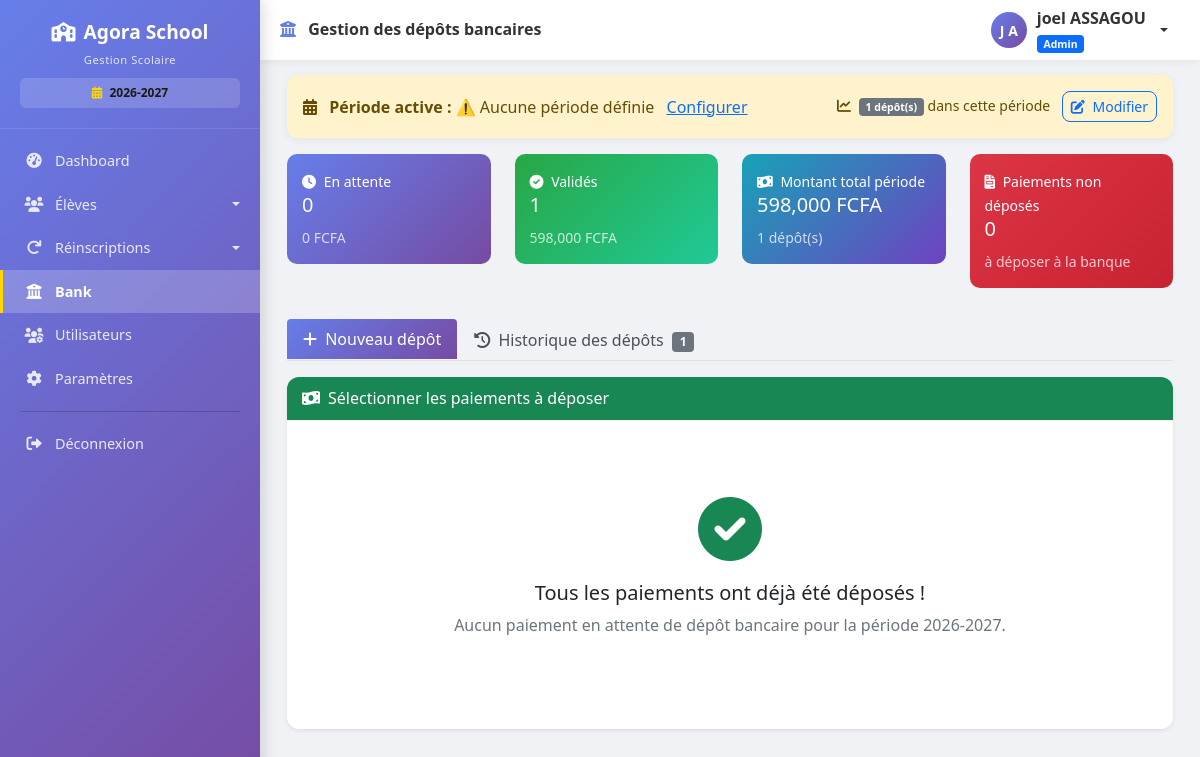
The app's page /bank (signed in), older data.
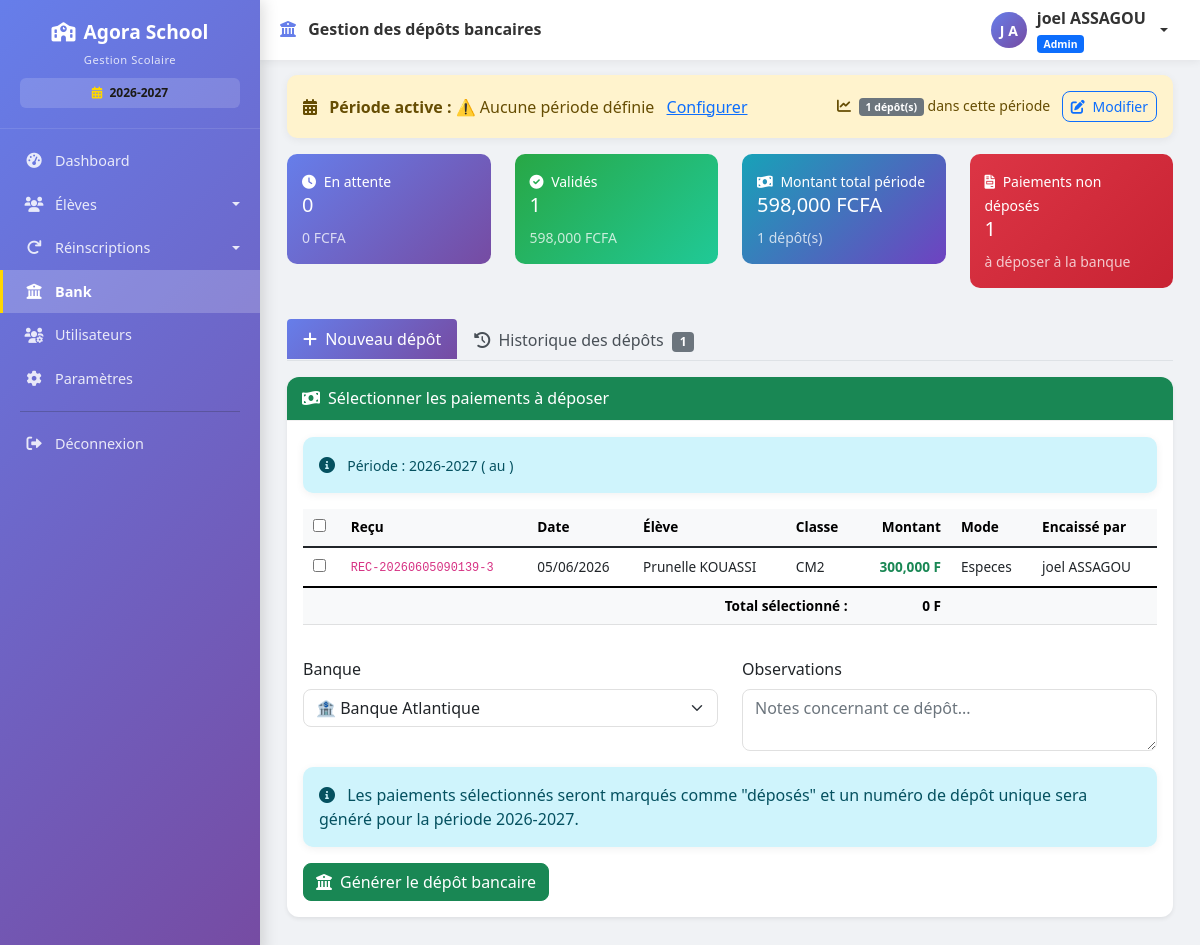
The same page, newer data.
### models.py (models this page shows, shortened)
class Parametre(db.Model):
    __tablename__ = 'parametres'
    id = db.Column(db.Integer, primary_key=True)
    cle = db.Column(db.String(100), unique=True, nullable=False)
    valeur = db.Column(db.String(500))
    description = db.Column(db.String(200))
    date_modification = db.Column(db.DateTime, default=datetime.utcnow, onupdate=datetime.utcnow)

class Paiement(db.Model):
    __tablename__ = 'paiements'
    id = db.Column(db.Integer, primary_key=True)
    eleve_id = db.Column(db.Integer, db.ForeignKey('eleves.id'), nullable=False)
    montant = db.Column(db.Float, nullable=False)
    type_paiement = db.Column(db.String(50), nullable=False)
    reference = db.Column(db.String(100))
    description = db.Column(db.String(200))
    recu = db.Column(db.String(50), unique=True)
    date_paiement = db.Column(db.DateTime, default=datetime.utcnow)
    encaisse_par = db.Column(db.String(100))
    statut = db.Column(db.String(20), default='actif')
    annule_le = db.Column(db.DateTime, nullable=True)
    annule_par = db.Column(db.String(100), nullable=True)
    motif_annulation = db.Column(db.Text, nullable=True)
    annee_scolaire = db.Column(db.String(20), default='2025-2026')
    categorie_frais = db.Column(db.String(50), default='scolarite')  # Pour la catégorie principale
    details = db.Column(db.JSON, default={})

class Eleve(db.Model):
    __tablename__ = 'eleves'
    id = db.Column(db.Integer, primary_key=True)
    nom = db.Column(db.String(100), nullable=False)
    prenom = db.Column(db.String(100), nullable=False)
    classe = db.Column(db.String(50), nullable=False)
    genre = db.Column(db.String(1))
    date_naissance = db.Column(db.Date, nullable=True)
    lieu_naissance = db.Column(db.String(100))
    matricule = db.Column(db.String(50), unique=True, nullable=False)
    nom_parent = db.Column(db.String(200))
    profession_parent = db.Column(db.String(200))
    employeur = db.Column(db.String(200))
    telephone_parent = db.Column(db.String(20))
    adresse = db.Column(db.String(200))
    affiliation = db.Column(db.String(100))
    observation = db.Column(db.String(200))
    nom_parent1 = db.Column(db.String(200))
    profession_parent1 = db.Column(db.String(200))
    employeur2 = db.Column(db.String(200))
    telephone_parent2 = db.Column(db.String(20))
    adresse1 = db.Column(db.String(200))
    affiliation1 = db.Column(db.String(100))
    observation1 = db.Column(db.String(200))
    est_affecte_etat = db.Column(db.Boolean, default=False)
    reference_affectation = db.Column(db.String(100))
    organisme_affectation = db.Column(db.String(100), default='État')
    sous_groupe_id = db.Column(db.Integer, db.ForeignKey('sous_groupes.id'), nullable=True)
    transport_option_id = db.Column(db.Integer, db.ForeignKey('options_transport.id'), nullable=True)
    cantine_option_id = db.Column(db.Integer, db.ForeignKey('options_cantine.id'), nullable=True)
    renforcement_inscrit = db.Column(db.Boolean, default=False)
    frais_tenue = db.Column(db.Float, default=0)
    frais_droit_examen = db.Column(db.Float, default=0)
    frais_scolarite = db.Column(db.Float, default=0)
    montant_paye = db.Column(db.Float, default=0)
    date_inscription = db.Column(db.DateTime, default=datetime.utcnow)
    date_modification = db.Column(db.DateTime, default=datetime.utcnow, onupdate=datetime.utcnow)
    actif = db.Column(db.Boolean, default=True)
    commentaire = db.Column(db.Text)
    annee_scolaire = db.Column(db.String(20), default='2026-2027')
    reinscrit = db.Column(db.Boolean, default=False)
    date_reinscription = db.Column(db.DateTime, nullable=True)
    reinscrit_par = db.Column(db.String(100), nullable=True)
    paiements = db.relationship('Paiement', backref='eleve', lazy=True, cascade='all, delete-orphan')

### routes.py (the view)
@app.route('/bank')
@login_required
def bank():
    if current_user.role not in ['admin', 'comptable']:
        flash('Accès non autorisé', 'danger')
        return redirect(url_for('liste_eleves'))
    periode_active = get_annee_active()
    depots = DepotBancaire.query.filter_by(annee_scolaire=periode_active)\
                                .order_by(DepotBancaire.date_depot.desc()).all()
    paiements_non_deposes = Paiement.query.filter(
        ~Paiement.depots_lies.any(),
        Paiement.statut == 'actif',
        Paiement.montant > 0  # ← Exclure les montants négatifs (avoirs)
    ).order_by(Paiement.date_paiement.desc()).all()
    return render_template('bank.html',
                         depots=depots,
                         paiements_non_deposes=paiements_non_deposes,
                         info_periode={'annee': periode_active})

### app.py (called while the page is built)
@app.after_request
def close_db_connection(response):
    try:
        db.session.close()
    except:
        pass
    return response

### models.py (called while the page is built)
    @property
    def nom_complet(self):
        return f"{self.prenom} {self.nom}"

### routes.py (called while the page is built)
@login_manager.user_loader
def load_user(user_id):
    return User.query.get(int(user_id))

def get_parametre(cle, default=None):
    param = Parametre.query.filter_by(cle=cle).first()
    return param.valeur if param else default

def get_annee_active():
    return get_parametre('annee_scolaire_active', '2025-2026')

@app.context_processor
def injecter_parametres_ecole():
    try:
        params = Parametre.query.all()
        parametres = {p.cle: p.valeur for p in params}
    except:
        parametres = {}
    defaults = {
        'nom_ecole': 'GS LAUREADES',
        'devise': 'FCFA',
        'annee_scolaire': '2024-2025',
        'adresse_ecole': '',
        'telephone_ecole': '',
        'email_notification': ''
    }
    for key, value in defaults.items():
        if key not in parametres or not parametres[key]:
            parametres[key] = value
    return dict(parametres_ecole=parametres)

### templates/bank.html (shortened to what the changed rows need)
{% extends "base.html" %}
{% block content %}
<div class="container-fluid mb-4">
    <div class="row mb-3 mt-2">
        <div class="col-md-3">
            <div class="stat-card" style="background: linear-gradient(135deg, #dc3545 0%, #c82333 100%);">
                <small><i class="fas fa-file-invoice me-1"></i> Paiements non déposés</small>
                <h5>{{ paiements_non_deposes|length }}</h5>
                <small class="opacity-75">à déposer à la banque</small>
            </div>
        </div>
    </div>
    <div class="tab-content" id="bankTabsContent">
        <div class="tab-pane fade show active" id="new-depot" role="tabpanel">
            <div class="card shadow-sm">
                <div class="card-body">
                    {% if paiements_non_deposes %}
                    <div class="alert alert-info alert-sm mb-3">
                        <i class="fas fa-info-circle me-2"></i>
                        <small>Période : {{ info_periode.annee }} ({{ info_periode.debut|replace('-', '/') }} au {{ info_periode.fin|replace('-', '/') }})</small>
                    </div>
                    <form id="formGenererDepot">
                        <div class="table-responsive">
                            <table class="table table-sm table-hover" id="paiementsTable">
                                <thead class="table-light">
                                    <tr>
                                        <th><input type="checkbox" id="selectAll"></th>
                                        <th>Reçu</th>
                                        <th>Date</th>
                                        <th>Élève</th>
                                        <th>Classe</th>
                                        <th class="text-end">Montant</th>
                                        <th>Mode</th>
                                        <th>Encaissé par</th>
                                    </tr>
                                </thead>
                                <tbody>
                                    {% for p in paiements_non_deposes %}
                                    <tr>
                                        <td><input type="checkbox" name="paiements_ids" value="{{ p.id }}" class="paiement-checkbox"></td>
                                        <td><code>{{ p.recu }}</code></td>
                                        <td>{{ p.date_paiement.strftime('%d/%m/%Y') }}</td>
                                        <td>{{ p.eleve.prenom }} {{ p.eleve.nom }}</td>
                                        <td>{{ p.eleve.classe }}</td>
                                        <td class="text-end text-success fw-bold">{{ "{:,.0f}".format(p.montant) }} F</td>
                                        <td>{{ p.type_paiement|capitalize }}</td>
                                        <td>{{ p.encaisse_par or '-' }}</td>
                                    </tr>
                                    {% endfor %}
                                </tbody>
                                <tfoot class="table-light">
                                    <tr>
                                        <th colspan="5" class="text-end">Total sélectionné :</th>
                                        <th class="text-end" id="totalSelectionne">0 F</th>
                                        <th colspan="2"></th>
                                    </tr>
                                </tfoot>
                            </table>
                        </div>
                        <div class="row mt-3">
                            <div class="col-md-6">
                                <div class="mb-3">
                                    <label class="form-label">Banque</label>
                                    <select name="banque" class="form-select" required>
                                        <option value="Banque Atlantique">🏦 Banque Atlantique</option>
                                    </select>
                                </div>
                            </div>
                            <div class="col-md-6">
                                <div class="mb-3">
                                    <label class="form-label">Observations</label>
                                    <textarea name="observations" class="form-control" rows="2" placeholder="Notes concernant ce dépôt..."></textarea>
                                </div>
                            </div>
                        </div>
                        <div class="alert alert-info">
                            <i class="fas fa-info-circle me-2"></i>
                            Les paiements sélectionnés seront marqués comme "déposés" et un numéro de dépôt unique sera généré pour la période {{ info_periode.annee }}.
                        </div>
                        <button type="submit" class="btn btn-success" id="btnGenererDepot">
                            <i class="fas fa-university me-2"></i>Générer le dépôt bancaire
                        </button>
                    </form>
                    {% else %}
                    <div class="empty-state">
                        <i class="fas fa-check-circle text-success"></i>
                        <h5>Tous les paiements ont déjà été déposés !</h5>
                        <p class="text-muted">Aucun paiement en attente de dépôt bancaire pour la période {{ info_periode.annee }}.</p>
                    </div>
                    {% endif %}
                </div>
            </div>
        </div>
    </div>
</div>
{% endblock %}

### templates/base.html (shortened to what the changed rows need)
<!DOCTYPE html>
<html lang="fr">
<head>
    <link href="https://cdn.jsdelivr.net/npm/bootstrap@5.1.3/dist/css/bootstrap.min.css" rel="stylesheet">
    <link rel="stylesheet" href="https://cdnjs.cloudflare.com/ajax/libs/font-awesome/6.0.0/css/all.min.css">
    <link href="https://cdn.datatables.net/1.11.5/css/dataTables.bootstrap5.min.css" rel="stylesheet">
</head>
<body>
    <div class="app-layout">
        {% if current_user.is_authenticated %}
        <aside class="sidebar" id="sidebar">
            <div class="sidebar-logo">
                <h4><i class="fas fa-school me-2"></i>Agora School</h4>
                <small>Gestion Scolaire</small>
                {% set annee_active = parametres_ecole.get('annee_scolaire_active', '2025-2026') if parametres_ecole else '2025-2026' %}
                <div style="margin-top: 8px; padding: 6px 10px; background: rgba(255,255,255,0.15); border-radius: 6px; font-size: 0.75rem;">
                    <i class="fas fa-calendar-alt me-1" style="color: #ffd700;"></i>
                    <strong style="color: #1b1a16;">{{ annee_active }}</strong>
                </div>
            </div>
            <nav class="sidebar-nav">
                {% if current_user.role == 'admin' %}
                <a class="nav-link {% if request.endpoint == 'dashboard' %}active{% endif %}"
                   href="{{ url_for('dashboard') }}">
                    <i class="fas fa-tachometer-alt"></i> Dashboard
                </a>
                {% endif %}
                <div class="eleves-dropdown">
                    <a class="nav-link dropdown-toggle {% if request.endpoint == 'liste_eleves' %}active{% endif %}"
                       href="#" onclick="toggleSidebarDropdown(event, this)">
                        <i class="fas fa-users"></i> Élèves
                    </a>
                </div>
                {% if current_user.role in ['admin', 'comptable'] %}
                <div class="eleves-dropdown">
                    <a class="nav-link dropdown-toggle {% if request.endpoint in ['liste_reinscriptions', 'reinscrire_anciens'] %}active{% endif %}"
                       href="#" onclick="toggleSidebarDropdown(event, this)">
                        <i class="fas fa-redo"></i> Réinscriptions
                    </a>
                </div>
                {% endif %}
                {% if current_user.role in ['admin', 'comptable'] %}
                <a class="nav-link {% if request.endpoint == 'bank' %}active{% endif %}"
                   href="{{ url_for('bank') }}">
                    <i class="fas fa-university"></i> Bank
                </a>
                {% endif %}
                {% if current_user.role == 'admin' %}
                <a class="nav-link {% if request.endpoint == 'liste_utilisateurs' %}active{% endif %}"
                   href="{{ url_for('liste_utilisateurs') }}">
                    <i class="fas fa-users-cog"></i> Utilisateurs
                </a>
                <a class="nav-link {% if request.endpoint == 'parametres' %}active{% endif %}"
                   href="{{ url_for('parametres') }}">
                    <i class="fas fa-cog"></i> Paramètres
                </a>
                {% endif %}
                <hr>
                <a class="nav-link" href="{{ url_for('logout') }}">
                    <i class="fas fa-sign-out-alt"></i> Déconnexion
                </a>
            </nav>
        </aside>
        {% endif %}
        <main class="main-area">
            <div class="page-content" id="pageContent">
                {% block content %}{% endblock %}
            </div>
        </main>
    </div>
</body>
</html>

Row changes from the older to the newer data that the page shows:
shown differently, row unchanged: Parametre: annee (not shown) → "2026-2027"
added Paiement: recu "REC-20260605090139-3", date_paiement "05/06/2026", eleve.prenom "Prunelle", eleve.nom "KOUASSI", eleve.classe "CM2", montant "300,000", type_paiement "Especes", encaisse_par "joel ASSAGOU"
Text that changed along with them:
{{ paiements_non_deposes|length }}: "0" → "1"
form field value: (not shown) → "☐"
form field banque: (not shown) → "🏦 Banque Atlantique"
text no longer shown: "Tous les paiements ont déjà été déposés ! Aucun paiement en attente de dépôt bancaire pour la période"
text now shown: "Période : ( au ) Reçu Date Élève Classe Montant Mode Encaissé par Total sélectionné : 0 F Banque Observations Les paiements sélectionnés seront marqués comme \"déposés\" et un numéro de dépôt unique sera généré pour la période Générer le dépôt bancaire"
